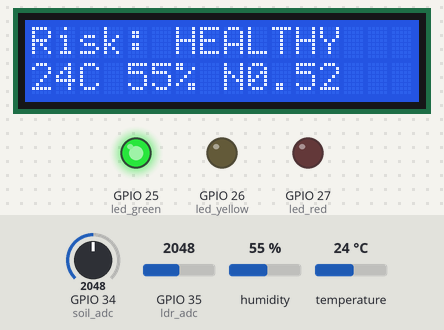
Bench run of a program on a simulated ESP32 board running MicroPython. Shown: 16×2 character LCD, output pins drawn as LEDs (lit = HIGH). Wiring (from the project's diagram.json): DHT22 sensor on GPIO 15, green LED on GPIO 25, yellow LED on GPIO 26, red LED on GPIO 27, potentiometer on GPIO 34, light sensor on GPIO 35. Inputs (shaded band) come from the test bench; at power-on: GPIO 34 (soil_adc) = 2048, humidity 55 %, temperature 24 °C, GPIO 35 (ldr_adc) = 2048 (analog values on the 0–4095 scale). WiFi joins after 1.5 s; web requests get an empty 200 reply after 0.4 s; library files of the repository ran but are not shown: lcd1602.py; what the program prints to the serial console is not drawn.

Above: at 2.8 s.
2.9 s: GPIO 34 (soil_adc) set to 879
At 12.5 s:
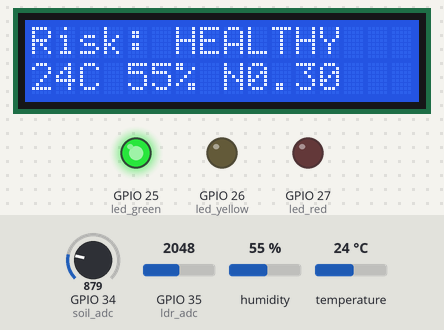
13.6 s: GPIO 34 (soil_adc) set to 837
At 23.8 s:
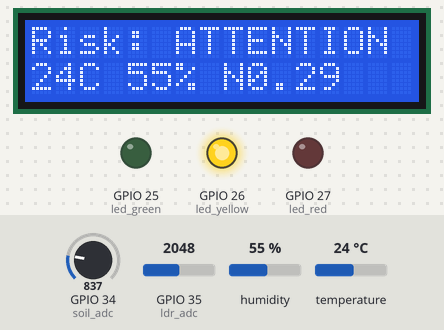
24.1 s: GPIO 34 (soil_adc) set to 122
At 34.0 s:
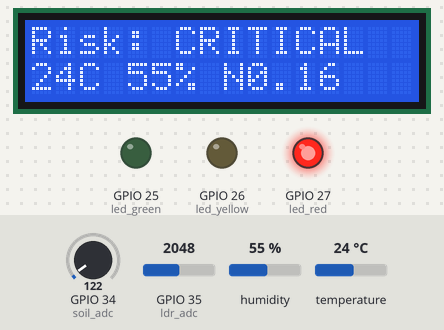
34.5 s: humidity set to 22 %
At 44.1 s:
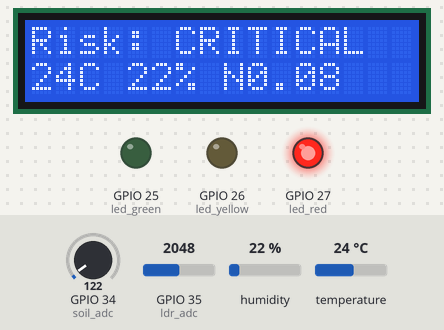
45.0 s: temperature set to 12 °C
At 54.3 s:
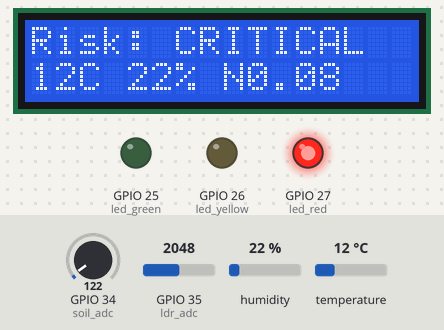
55.5 s: humidity set to 40 %
At 65.6 s:
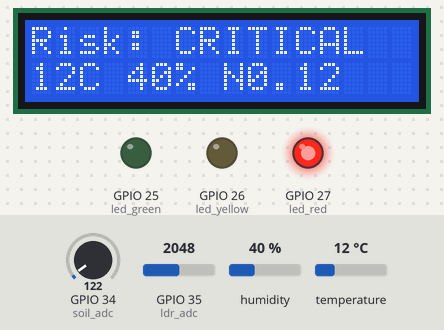
Timing chart, 0 to 66.9 s (numbered marks = the images above; inputs shaded):
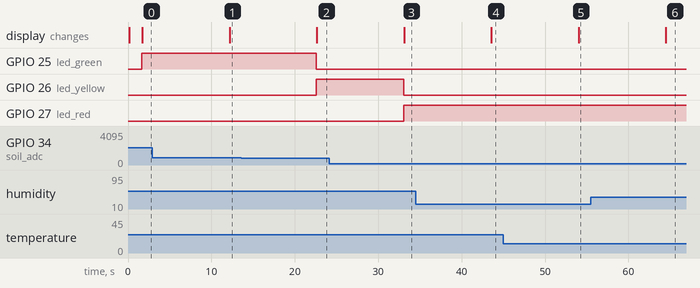

The program:

main.py
```python
# TerraVista — ESP32 field station (MicroPython)
#
# Reads environmental sensors, derives a local (edge) territorial-risk hint to
# drive a 3-color LED, and POSTs the full reading to the TerraVista backend,
# which re-scores it with the trained ML model.
#
# Wiring (see diagram.json):
#   DHT22  data  -> GPIO15   (air temperature + humidity)
#   Soil pot     -> GPIO34   (ADC, capacitive-probe proxy: soil moisture)
#   LDR          -> GPIO35   (ADC, solar radiation proxy)
#   LCD 16x2 I2C -> GPIO21 SDA / GPIO22 SCL (status display)
#   LED green    -> GPIO25   (HEALTHY)
#   LED yellow   -> GPIO26   (ATTENTION)
#   LED red      -> GPIO27   (CRITICAL)
#
# Author: Gabriel Mule (RM 560586)

# First thing on boot: prove main.py is actually running. If you don't see this
# line in the serial monitor, the firmware never loaded your code (see README).
print("TerraVista boot...")

import time

import dht
import network
import urequests
from machine import ADC, I2C, Pin

from lcd1602 import Lcd1602


# --- Configuration --------------------------------------------------------
# Wokwi provides internet through the "Wokwi-GUEST" open network.
WIFI_SSID = "Wokwi-GUEST"
WIFI_PASSWORD = ""

# Backend endpoint. The Wokwi sandbox cannot reach your localhost directly:
#   - expose it with a tunnel:  `ngrok http 8000`  -> use the https URL, or
#   - point to your deployed backend (Phase 8).
API_URL = "https://twotiaor-global-solution-sub-2026-1.onrender.com/api/sensors/readings"
DEVICE_ID = "esp32-terravista-01"

SEND_INTERVAL_S = 10  # seconds between readings

# --- Hardware setup -------------------------------------------------------
dht_sensor = dht.DHT22(Pin(15))
soil_adc = ADC(Pin(34))
ldr_adc = ADC(Pin(35))
soil_adc.atten(ADC.ATTN_11DB)  # full 0-3.3V range
ldr_adc.atten(ADC.ATTN_11DB)

led_green = Pin(25, Pin.OUT)
led_yellow = Pin(26, Pin.OUT)
led_red = Pin(27, Pin.OUT)

# The LCD is best-effort: if the I2C display doesn't answer we keep running
# (LEDs + serial + backend POST still work). `lcd` is set up in setup_lcd().
lcd = None


def setup_lcd():
    """Initialize the I2C LCD; never let a display fault freeze the station."""
    global lcd
    try:
        i2c = I2C(0, scl=Pin(22), sda=Pin(21), freq=100000)
        lcd = Lcd1602(i2c)
        lcd.write_line("TerraVista", 0)
        lcd.write_line("booting...", 1)
        print("lcd: ready")
    except Exception as exc:
        lcd = None
        print("lcd: unavailable, continuing without display:", exc)


def lcd_line(text, line):
    """Write to the LCD only if it initialized successfully."""
    if lcd is not None:
        try:
            lcd.write_line(text, line)
        except Exception:
            pass


def connect_wifi():
    """Join the Wokwi-GUEST network (open, instant in simulation)."""
    wlan = network.WLAN(network.STA_IF)
    wlan.active(True)
    if not wlan.isconnected():
        print("wifi: connecting to", WIFI_SSID, "...")
        lcd_line("WiFi connecting", 1)
        wlan.connect(WIFI_SSID, WIFI_PASSWORD)
        while not wlan.isconnected():
            time.sleep(0.5)
    print("wifi: connected, ip =", wlan.ifconfig()[0])
    lcd_line("WiFi connected", 1)


def read_sensors():
    """Read raw sensors and map them to the 7 model features."""
    dht_sensor.measure()
    air_temperature = dht_sensor.temperature()  # C
    air_humidity = dht_sensor.humidity()        # %

    # ADC is 0..4095. Map the soil pot to 0..100 % moisture.
    soil_moisture = round(soil_adc.read() / 4095 * 100, 1)

    # LDR -> solar radiation proxy in W/m2 (0..1200).
    solar_radiation = round(ldr_adc.read() / 4095 * 1200, 1)

    # NDVI / days_since_rain / wind come from satellite + weather services in
    # production. On the edge we derive plausible proxies from local readings so
    # the demo is self-contained (documented in README + professionalization).
    ndvi = round(max(0.05, min(0.9, soil_moisture / 130 + air_humidity / 400)), 2)
    days_since_rain = 0 if air_humidity > 60 else int((60 - air_humidity) / 5)
    wind_speed = round(solar_radiation / 120, 1)

    return {
        "air_temperature": air_temperature,
        "air_humidity": air_humidity,
        "soil_moisture": soil_moisture,
        "solar_radiation": solar_radiation,
        "ndvi": ndvi,
        "days_since_rain": days_since_rain,
        "wind_speed": wind_speed,
        "device_id": DEVICE_ID,
    }


def edge_risk(reading):
    """Cheap on-device heuristic to light the status LED (0/1/2)."""
    score = 0
    if reading["ndvi"] < 0.3:
        score += 1
    if reading["soil_moisture"] < 20:
        score += 1
    if reading["air_temperature"] > 35 and reading["air_humidity"] < 25:
        score += 1
    return min(score, 2)


def set_led(level):
    """0=green (HEALTHY), 1=yellow (ATTENTION), 2=red (CRITICAL)."""
    led_green.value(1 if level == 0 else 0)
    led_yellow.value(1 if level == 1 else 0)
    led_red.value(1 if level == 2 else 0)


def post_reading(reading):
    """Send the reading to the backend; print the model's verdict."""
    try:
        resp = urequests.post(API_URL, json=reading)
        if resp.status_code == 201:
            data = resp.json()
            print("backend: stored ->", data["risk_label"])
        else:
            print("backend: HTTP", resp.status_code)
        resp.close()
    except Exception as exc:  # network errors shouldn't crash the station
        print("backend: post failed:", exc)


def show_status(reading, label):
    """Render two info lines on the LCD: risk + key readings."""
    lcd_line("Risk: " + label, 0)
    lcd_line(
        "{t:.0f}C {h:.0f}% N{n:.2f}".format(
            t=reading["air_temperature"],
            h=reading["air_humidity"],
            n=reading["ndvi"],
        ),
        1,
    )


def main():
    setup_lcd()
    connect_wifi()
    labels = ("HEALTHY", "ATTENTION", "CRITICAL")
    while True:
        reading = read_sensors()
        level = edge_risk(reading)
        set_led(level)
        show_status(reading, labels[level])
        print(
            "reading: temp={t}C hum={h}% soil={s}% ndvi={n} -> edge {lbl}".format(
                t=reading["air_temperature"],
                h=reading["air_humidity"],
                s=reading["soil_moisture"],
                n=reading["ndvi"],
                lbl=labels[level],
            )
        )
        post_reading(reading)
        time.sleep(SEND_INTERVAL_S)


main()
```

Measured:
- the behaviour switches between 838 and 837 on GPIO 34 (soil_adc) (found by bisection; images 1 and 2)
- after the input at 2.9 s, the display: changes after 9.3 s (image 1)
- after the input at 13.6 s, GPIO 25 (led_green): HIGH → LOW after 9.0 s; GPIO 26 (led_yellow): LOW → HIGH after 9.0 s; the display: changes after 9.0 s (image 2)
- after the input at 24.1 s, GPIO 26 (led_yellow): HIGH → LOW after 9.0 s; GPIO 27 (led_red): LOW → HIGH after 9.0 s; the display: changes after 9.0 s (image 3)
- after the input at 34.5 s, the display: changes after 9.1 s (image 4)
- after the input at 45.0 s, the display: changes after 9.0 s (image 5)
- after the input at 55.5 s, the display: changes after 9.0 s (image 6)
